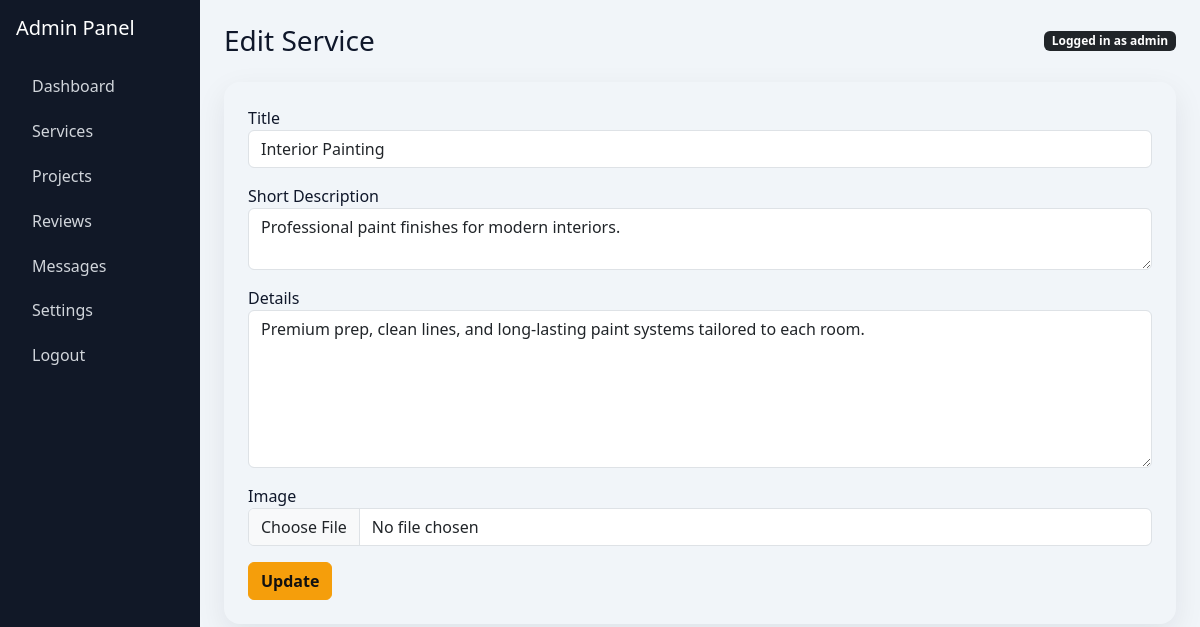
The app's page /admin/edit_service.php?id=2 (signed in) with its own data.
### tables this page shows
CREATE TABLE services (
    id INT AUTO_INCREMENT PRIMARY KEY,
    title VARCHAR(150) NOT NULL,
    short_description VARCHAR(255) NOT NULL,
    details TEXT NOT NULL,
    image_path VARCHAR(255) DEFAULT NULL,
    created_at TIMESTAMP DEFAULT CURRENT_TIMESTAMP
);

### config/db.php (called while the page is built, shortened)
<?php
function e(string $value): string
{
    return htmlspecialchars($value, ENT_QUOTES, 'UTF-8');
}

### admin/edit_service.php (the view, shortened to what this page needs)
<?php
require_once __DIR__ . '/includes/auth.php';
$id = (int)($_GET['id'] ?? 0);
$stmt = $pdo->prepare('SELECT * FROM services WHERE id = ?');
$stmt->execute([$id]);
$service = $stmt->fetch();
?>
<!doctype html><html><head><meta charset="utf-8"><meta name="viewport" content="width=device-width,initial-scale=1"><link href="https://cdn.jsdelivr.net/npm/bootstrap@5.3.3/dist/css/bootstrap.min.css" rel="stylesheet"><link href="/assets/css/style.css" rel="stylesheet"></head><body class="admin-bg"><div class="container-fluid"><div class="row"><div class="col-md-2 p-0"><?php include __DIR__ . '/includes/sidebar.php'; ?></div><div class="col-md-10 p-4"><?php include __DIR__ . '/includes/topbar.php'; ?>
<form method="post" enctype="multipart/form-data" class="premium-card p-4">
<div class="mb-3"><label>Title</label><input class="form-control" name="title" value="<?= e($service['title']) ?>" required></div>
<div class="mb-3"><label>Short Description</label><textarea class="form-control" name="short_description" required><?= e($service['short_description']) ?></textarea></div>
<div class="mb-3"><label>Details</label><textarea class="form-control" name="details" rows="6" required><?= e($service['details']) ?></textarea></div>
<div class="mb-3"><label>Image</label><input type="file" class="form-control" name="image" accept="image/*"></div>
<button class="btn btn-accent">Update</button></form>
</div></div></div></body></html>

### assets/css/style.css (style rules this page uses)
:root { --navy: #111827; --charcoal: #1f2937; --accent: #f59e0b; --light: #f8fafc; }
body { font-family: 'Segoe UI', Tahoma, sans-serif; background: #fff; color: #0f172a; }
.premium-card { border: 0; border-radius: 1rem; box-shadow: 0 10px 30px rgba(15,23,42,.08); transition: .3s ease; }
.btn-accent { background: var(--accent); border-color: var(--accent); color: #111; font-weight: 600; }
.admin-bg { background:#f1f5f9; }

### records on screen
services: title "Interior Painting", short_description "Professional paint finishes for modern interiors.", details "Premium prep, clean lines, and long-lasting paint systems tailored to each room."

### other values on screen
$label "Dashboard"
$label "Services"
$label "Projects"
$label "Reviews"
$label "Messages"
$label "Settings"
$label "Logout"
$pageHeading "Edit Service"
$_SESSION['admin_username'] "admin"
